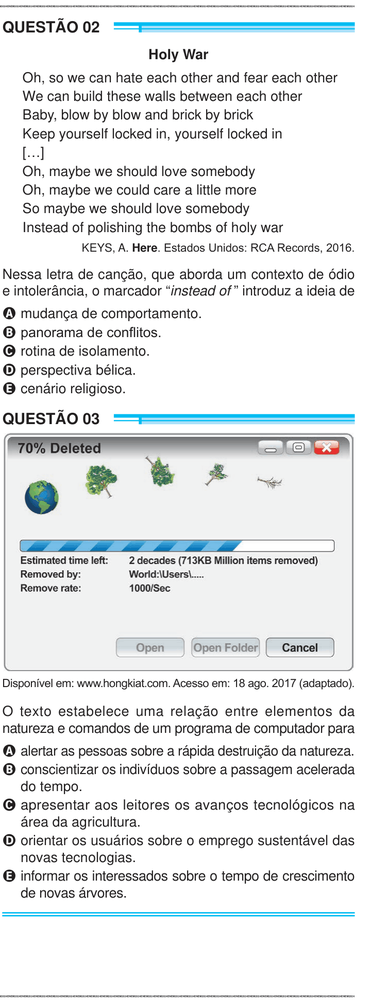
#> input picture 6Passo-ConcatenarVerticalmente/divididas-sem-bordas-do-meio/enem2024-02_direita.png, 370 x 1000 px, shrunk from 718 x 1943 before the run; its folder holds 4 pictures in this run
$ python concatenar-verticalmente.py
#> lines starting #> are read from the running program, lines starting #| are printed output that depends on the picture
"""
Propósito: concatenar verticalmente as imagens de cada pasta vinda do passo 5
Autor: Alexandre Nassar de Peder
Criação: 02/10/2025
Atualização: 03/06/2026

OBS1: puxe a pasta "divididas-sem-bordas-do-meio" do passo 5 para essa pasta do passo 6
OBS2: não compensa concatenar as páginas inteiras. Tenha isso em mente para o passo 7
"""

from PIL import Image # type: ignore
import os
import re

pasta_imagens = "divididas-sem-bordas-do-meio"
pasta_saida = "."
os.makedirs(pasta_saida, exist_ok=True)

# Função para extrair o número da página e ordenar corretamente
def get_sort_key(nome_arquivo):
    # Extrai o número da página
    numero = int(re.search(r'pagina_enem_(\d+)_', nome_arquivo).group(1))
    # Define a ordem: esquerda primeiro (0), depois direita (1)
    lado = 0 if 'esquerda' in nome_arquivo else 1
    return (numero, lado)

# Pegar e ordenar as imagens corretamente
arquivos = [f for f in os.listdir(pasta_imagens) if f.endswith('.png')]
arquivos.sort

# Abrir todas as imagens na ordem correta
imagens = []
for arquivo in arquivos:
    caminho = os.path.join(pasta_imagens, arquivo)
    imagens.append(Image.open(caminho))
    print(f"Adicionando: {arquivo}")  # Para verificar a ordem

# Encontrar a largura máxima
largura_max = max(img.width for img in imagens)

# Concatenar verticalmente
altura_total = sum(img.height for img in imagens)
imagem_final = Image.new('RGB', (largura_max, altura_total))
#> imagem_final: PIL image 370x4000 RGB; every value is 0

y = 0
for img in imagens:
    imagem_final.paste(img, (0, y))
    y += img.height
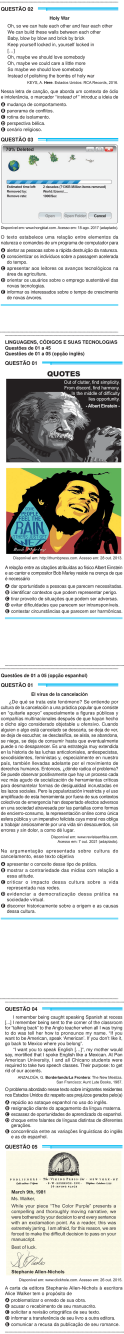
#> imagem_final: PIL image 370x4000 RGB (shown at 1/3 size); mean R, G, B 213.7, 215, 211.5

# Salvar
imagem_final.save(os.path.join(pasta_saida, 'colunas_concatenadas_verticalmente.png'))
print("Imagens concatenadas na ordem correta!")
print(f"Ordem dos arquivos: {arquivos}")
